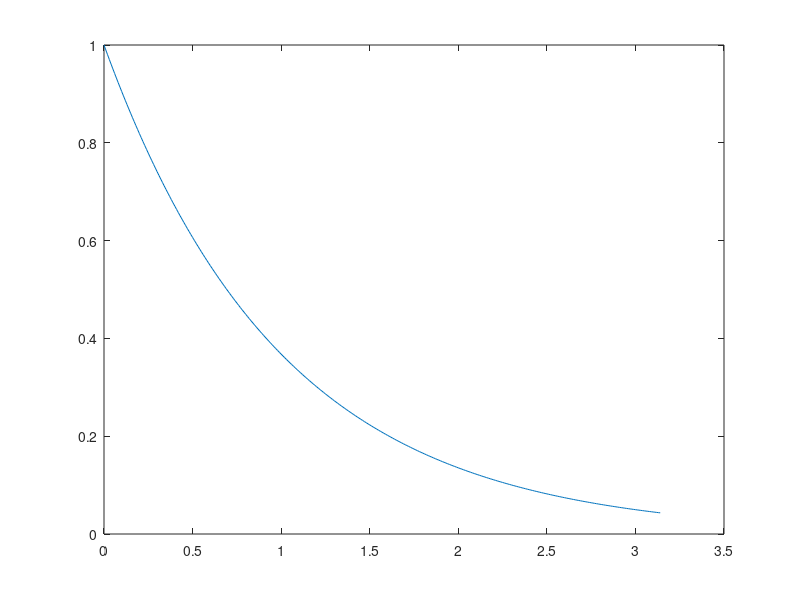

Write MATLAB code to recreate this figure.
% Hieronder staat code waarmee je een grafiek van een inverse logaritmische 
% functie tekent. Maak een nieuw figuur aan. Maak alle waarden in 'signaal'
% die groter dan 0.5 gelijk aan nul. 
% Ken die aangepaste vector toe aan een variabele 'data'. 
% Plot 'data' met de bijbehorende tijdstippen in het nieuwe figure. 

close all
t = 0:0.01:pi;
signaal = 1./exp(t);
plot(t,signaal)

% Jouw oplossing:
